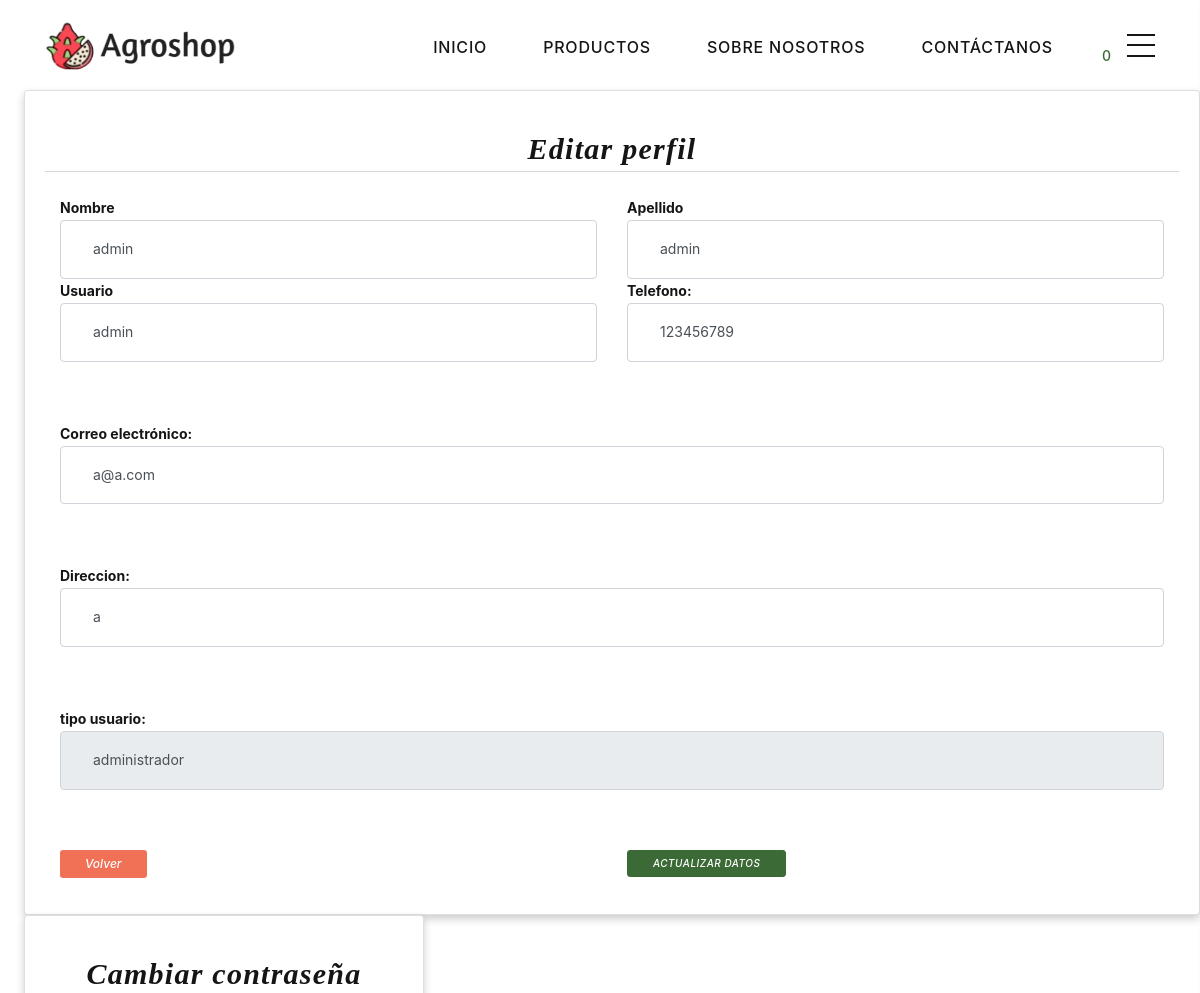
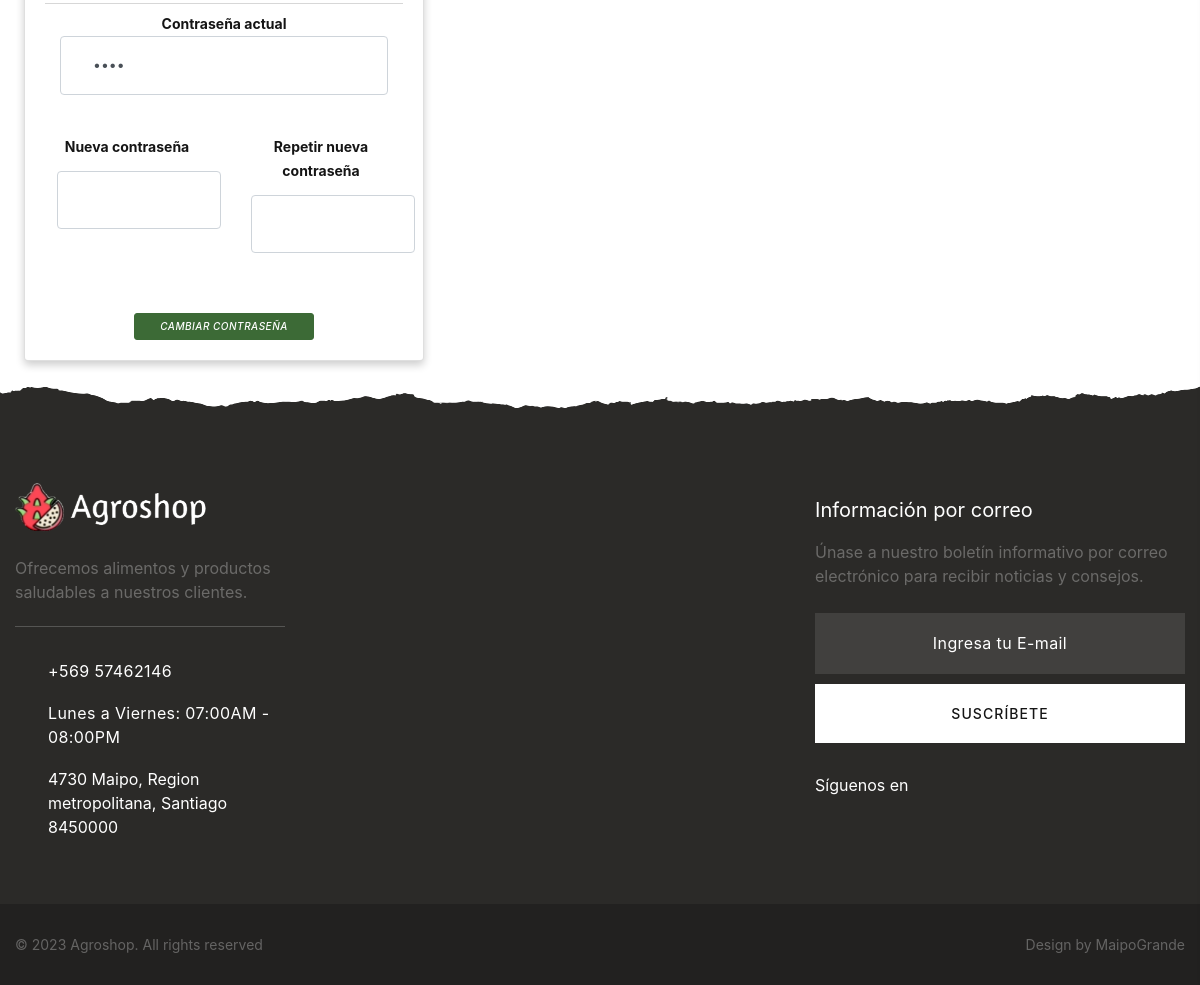
The app's page /editar_perfil.php (signed in) with its own data (2 pictures, top to bottom).
### tables this page shows
CREATE TABLE `usuario` (
  `id_usuario` int(11) NOT NULL,
  `usu_nombre` varchar(255) NOT NULL,
  `usu_apellido` varchar(255) NOT NULL,
  `usu_rut` varchar(255) NOT NULL,
  `usu_email` varchar(255) NOT NULL,
  `usu_pass` varchar(255) NOT NULL,
  `usu_usuario` varchar(255) NOT NULL,
  `usu_telefono` varchar(255) NOT NULL,
  `usu_direccion` varchar(255) NOT NULL,
  `id_tipousuario` int(11) NOT NULL,
  `usu_estado` int(10) UNSIGNED NOT NULL DEFAULT 1
);

CREATE TABLE `tipousuario` (
  `id_tipousuario` int(11) NOT NULL,
  `tus_nombre` varchar(255) NOT NULL,
  `tus_estado` int(10) UNSIGNED NOT NULL DEFAULT 1
);

### editar_perfil.php (the view, shortened to what this page needs)
<?php ob_start();
include_once 'config/config.php';
include("header.php");
$usuario = $_SESSION['id_usuario'];
$query = "SELECT usuario.*, tipousuario.tus_nombre FROM usuario
            INNER JOIN tipousuario ON usuario.id_tipousuario = tipousuario.id_tipousuario
            WHERE usuario.id_usuario = '$usuario'";
$result = mysqli_query($conexion, $query);
$row = mysqli_fetch_assoc($result);
?>
<div class="row" style="margin:auto;height: auto">
    <div class="card card-body" style="margin-left:2%">
        <h3>
            <i class='fa fa-address-card-o' style="font-family:Poppins;font-size:30px;font-weight:bold"> Editar
                perfil</i>
        </h3>
        <hr>
        <div class="form-group" style="text-align:left;font-weight:bold">
            <form method="POST" id="perfil" action="actualizar_perfil.php">
                <div class="container mt-4" style="font-weight:bold">
                    <div class="row">
                        <div class="col-6">
                            <label for="nombre">Nombre</label>
                            <input type="text" class="form-control" name="nombre"
                                value="<?php echo $row['usu_nombre']; ?>" placeholder="Nombre" required>
                        </div>
                        <div class="col-6">
                            <label for="apellido">Apellido</label>
                            <input type="text" class="form-control" name="apellido"
                                value="<?php echo $row['usu_apellido']; ?>" placeholder="Apellido" required>
                        </div>
                        <div class="col-6">
                            <label for="apellido">Usuario</label>
                            <input type="text" class="form-control" name="usuario"
                                value="<?php echo $row['usu_usuario']; ?>" placeholder="Usuario" required>
                        </div>
                        <div class="col-6">
                            <label>Telefono:</label>
                            <input type="text" class="form-control" name="Telefono"
                                value="<?php echo $row['usu_telefono']; ?>" placeholder="Telefono" required>
                        </div>
                    </div>
                </div>
                <div class="container" style="font-weight:bold">
                    <div class="row">
                        <div class="col">
                            <label>Correo electrónico:</label>
                            <input type="text" class="form-control" name="email"
                                value="<?php echo $row['usu_email']; ?>" placeholder="email" required>
                        </div>
                    </div>
                </div>
                <div class="container " style="font-weight:bold">
                    <div class="row">
                        <div class="col">
                            <label>Direccion:</label>
                            <input type="text" class="form-control" name="direccion"
                                value="<?php echo $row['usu_direccion']; ?>" placeholder="Direccion" required>
                        </div>
                    </div>
                </div>
                <div class="container " style="font-weight:bold">
                    <div class="row">
                        <div class="col">
                            <label>tipo usuario:</label>
                            <input disabled type="text" class="form-control" name="direccion"
                                value="<?php echo $row['tus_nombre']; ?>" placeholder="tipousuario" required>
                        </div>
                    </div>
                </div>
                <div class="container">
                    <div class="row">
                        <div class="col">
                            <a href="index.php" class="btn btn-sm  " style="background-color:#F07155;border:none;"><i
                                    class="fa fa-arrow-left fa-2x" style="color:white;"> Volver </i></a>
                        </div>
                        <div class="col">
                            <button type="submit" class="btn btn-sm btn-primary" style="font-size:10px">
                                <i class="fa fa-floppy-o fa-2x" style="color:white;"> Actualizar datos</i>
                            </button>
                        </div>
                    </div>
                </div>
            </form>
        </div>
    </div>
    <div class="col-md-4 card card-body mb-5" style="margin-left:2%">
        <h3>
            <i class='fa fa-key' style="font-family:Poppins;font-size:30px;font-weight:bold"> Cambiar contraseña</i>
        </h3>
        <hr>
        <div class="row mt-2" style="margin:auto;height: auto">
            <form method="POST" id="newpass" action="actualizar_perfil.php">
                <div class="container " style="font-weight:bold">
                    <div class="row">
                        <div class="col">
                            <label for="contra">Contraseña actual</label>
                            <input type="password" class="form-control" name="contra_actual"
                                value="<?php echo $row['usu_pass']; ?>" placeholder="Contraseña" required >
                        </div>
                        <div class="row">
                            <div class="col-sm">
                                <label for="contra">Nueva contraseña</label>
                                <input type="password" class="form-control" name="nueva_contra" required style="margin: 12px; ">
                            </div>
                            <div class="col-sm">
                                <label for="nueva_contra2">Repetir nueva contraseña</label>
                                <input type="password" class="form-control" name="nueva_contra2" required style="margin: 12px; ">
                            </div>
                        </div>
                    </div>
                    <div class="container">
                        <div class="row">
                            <div class="col mt-5">
                                <button type="submit" class="btn btn-sm btn-primary" style="font-size:10px">
                                    <i class="fa fa-floppy-o fa-2x" style="color:white;"> Cambiar contraseña</i>
                                </button>
                            </div>
                        </div>
                    </div>
                </div>
            </form>
        </div>
    </div>
</div>
<?php ob_end_flush();
include("footer.php"); ?>

### records on screen
usuario: nombre "admin", apellido "admin", usuario "admin", Telefono "123456789", email "a@a.com", direccion "a", direccion "administrador"

### other values on screen
$totalCantidad "0"
